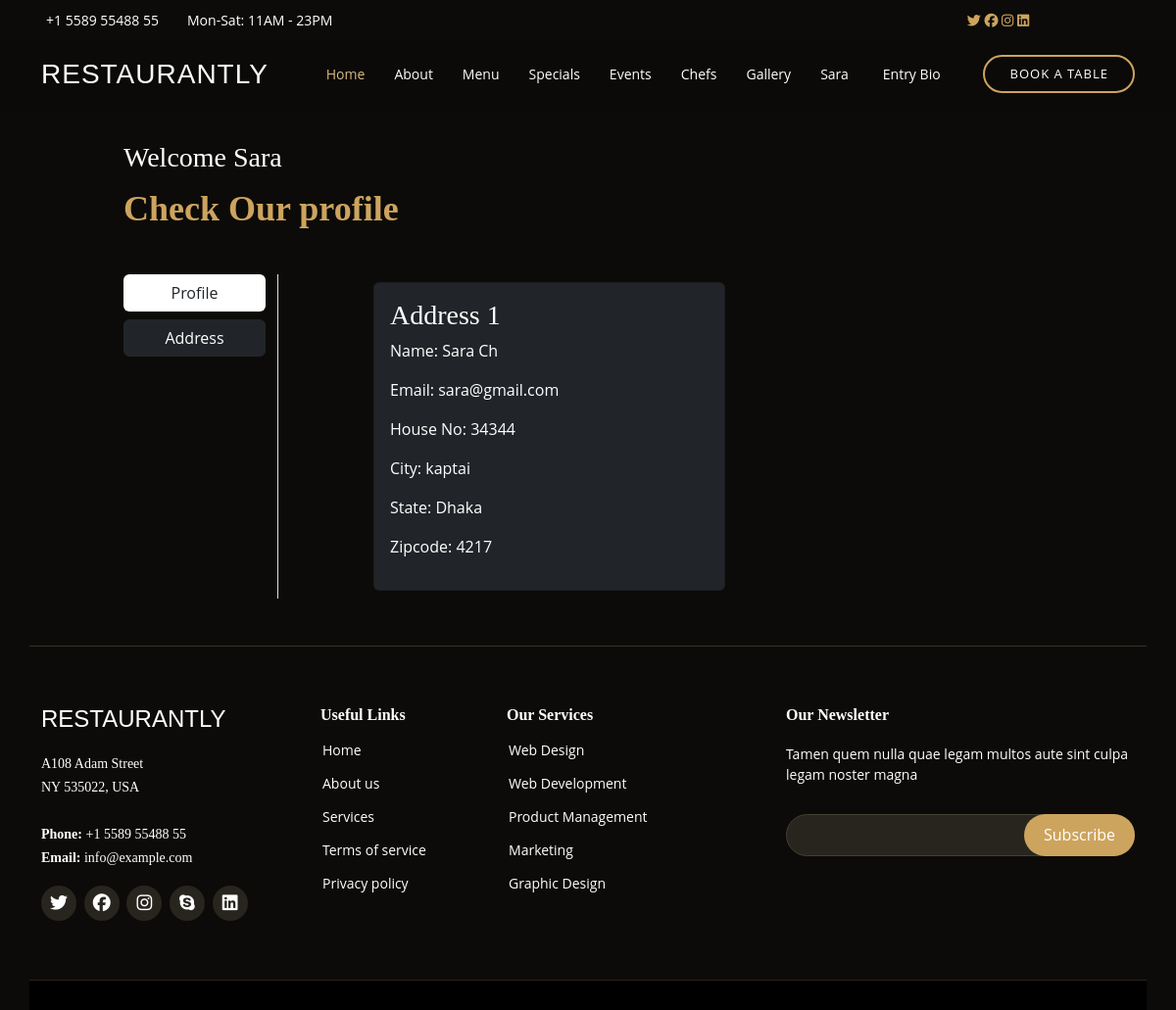
The app's page /address/ (signed in) with its own data.
### app/models.py (models this page shows)
class Customer(models.Model):
    user = models.ForeignKey(User, on_delete=models.CASCADE)
    name = models.CharField(max_length=200)
    email = models.EmailField(max_length=50)
    city = models.CharField(max_length=200)
    house_no = models.CharField(max_length=50)
    zipcode = models.IntegerField()
    state = models.CharField(choices=STATE_CHOICES, max_length=50)

### app/views.py (the view)
# urls.py: path('address/', views.address, name='address'),
@login_required
def address(request):
    add = Customer.objects.filter(user=request.user)
    return render(request, 'address.html', {'add': add, 'active': 'btn-dark'})

### templates/address.html (shortened to what this page needs)
{% extends 'base.html' %}
{% block content %}
<div class="container mt-5 mx-4">
    <div class="row justify-content-around mt-5 mx-5">
         <div class="section-title mt-5">
           <h3>Welcome {{request.user|capfirst}}</h3>
           <p>Check Our profile</p>
         </div>
  <div class="col-sm-2 border-end">
   <ul class="list-unstyled">
    <li class="d-grid bg-white rounded"><a href="{% url 'profile' %}" class="btn ">Profile</a></li>
    <li class="d-grid mt-2"><a href="{% url 'address' %}" class="btn {{active}}">Address</a></li>
   </ul>
  </div>
  <div class="col-sm-9 offset-sm-1">
   <div class="row">
    {% for ad in add %}
    <div class="col-sm-6 my-2">
     <div class="card bg-dark rounded">
      <div class="card-body bg-dark rounded">
       <h3>Address {{forloop.counter}}</h3>
       <p>Name: {{ad.name}}</p>
       <p>Email: {{ad.email}}</p>
       <p>House No: {{ad.house_no}}</p>
       <p>City: {{ad.city}}</p>
       <p>State: {{ad.state}}</p>
       <p>Zipcode: {{ad.zipcode}}</p>
      </div>
     </div>
    </div>
  {% endfor %}
   </div>
  </div>
    </div>
</div>
{% endblock content %}

### templates/navbar.html (shortened to what this page needs)
  <div id="topbar" class="d-flex align-items-center fixed-top">
    <div class="container d-flex justify-content-center justify-content-md-between">
      <div class="contact-info d-flex align-items-center  col-sm-9">
        <i class="bi bi-phone d-flex align-items-center"><span>+1 5589 55488 55</span></i>
        <i class="bi bi-clock d-flex align-items-center ms-4"><span> Mon-Sat: 11AM - 23PM</span></i>
      </div>
                <div class="social col-sm-3 text-center">
                  <a href="#"><i class="fa-brands fa-twitter"></i></a>
                  <a href="#"><i class="fa-brands fa-facebook"></i></a>
                  <a href="#"><i class="fa-brands fa-instagram"></i></a>
                  <a href="#"><i class="fa-brands fa-linkedin"></i></a>
                </div>
    </div>
  </div>
  <header id="header" class="fixed-top d-flex align-items-cente">
    <div class="container-fluid container-xl d-flex align-items-center justify-content-lg-between">
      <h1 class="logo me-auto me-lg-0"><a href="{% url 'home' %}">Restaurantly</a></h1>
      <nav id="navbar" class="navbar order-last order-lg-0">
        <ul>
          <li><a class="nav-link scrollto active" href="{% url 'home' %}">Home</a></li>
          <li><a class="nav-link scrollto" href="{% url 'about' %}">About</a></li>
          <li><a class="nav-link scrollto" href="{% url 'menu' %}">Menu</a></li>
          <li><a class="nav-link scrollto" href="{% url 'special' %}">Specials</a></li>
          <li><a class="nav-link scrollto" href="{% url 'event' %}">Events</a></li>
          <li><a class="nav-link scrollto" href="{% url 'chef' %}">Chefs</a></li>
          <li><a class="nav-link scrollto" href="{% url 'gallery' %}">Gallery</a></li>
        {% if request.user.is_authenticated %}
          <li class="dropdown"><a href="{% url 'profile' %}"><span>{{request.user|capfirst}}</span> </a>
            <li><a class="nav-link scrollto" href="{% url 'biodata' %}">Entry Bio</a></li>
          </li>
          {% else %}
          <li><a class="nav-link scrollto" href="{% url 'contact' %}">Contact</a></li>
          <li><a class="nav-link scrollto" href="{% url 'login' %}">Login</a></li>
          <li><a class="nav-link scrollto" href="{% url 'signup' %}">Signup</a></li>
        </ul>
        {% endif %}
      </nav>
      <a href="{% url 'book_a_table' %}" class="book-a-table-btn scrollto d-none d-lg-flex">Book a table</a>
    </div>
  </header>

### static/css/style.css (style rules this page uses)
body { font-family: "Open Sans", sans-serif; background: #0c0b09; color: #fff; }
a { color: #cda45e; text-decoration: none; }
h1, h2, h3, h4, h5, h6 { font-family: "Playfair Display", serif; }
#topbar { height: 40px; font-size: 14px; transition: all 0.5s; z-index: 996; }
#topbar .contact-info i { font-style: normal; color: #d9ba85; }
#topbar .contact-info i span { padding-left: 5px; color: #fff; }
#header { background: rgba(12, 11, 9, 0.6); border-bottom: 1px solid rgba(12, 11, 9, 0.6); transition: all 0.5s; z-index: 997; padding: 15px 0; top: 40px; }
#header .logo { font-size: 28px; margin: 0; padding: 0; line-height: 1; font-weight: 300; letter-spacing: 1px; text-transform: uppercase; font-family: "Poppins", sans-serif; }
#header .logo a { color: #fff; }
.book-a-table-btn { margin: 0 0 0 15px; border: 2px solid #cda45e; color: #fff; border-radius: 50px; padding: 8px 25px; text-transform: uppercase; font-size: 13px; font-weight: 500; letter-spacing: 1px; transition: 0.3s; }
.navbar { padding: 0; }
.navbar ul { margin: 0; padding: 0; display: flex; list-style: none; align-items: center; }
.navbar li { position: relative; }
.navbar a, .navbar a:focus { display: flex; align-items: center; justify-content: space-between; padding: 10px 0 10px 30px; color: #fff; white-space: nowrap; transition: 0.3s; font-size: 14px; }
.navbar a:hover, .navbar .active, .navbar .active:focus, .navbar li:hover>a { color: #d9ba85; }
.section-title { padding-bottom: 40px; }
.section-title p { margin: 0; margin: 0; font-size: 36px; font-weight: 700; font-family: "Playfair Display", serif; color: #cda45e; }

### records on screen
Customer: name "Sara Ch", email "sara@gmail.com", house_no "34344", city "kaptai", state "Dhaka", zipcode "4217"

### other values on screen
{{ request.user|capfirst }} "Sara"
